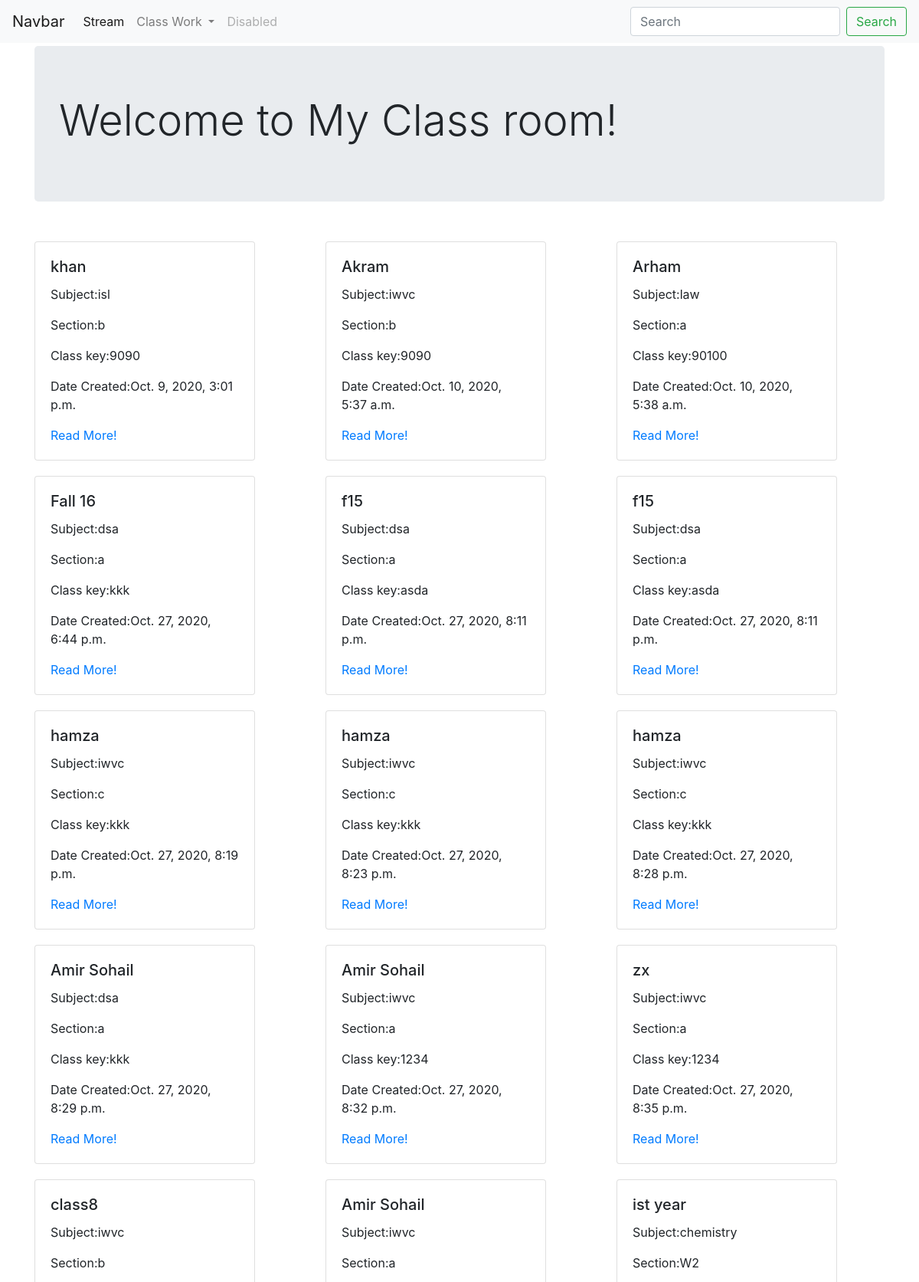
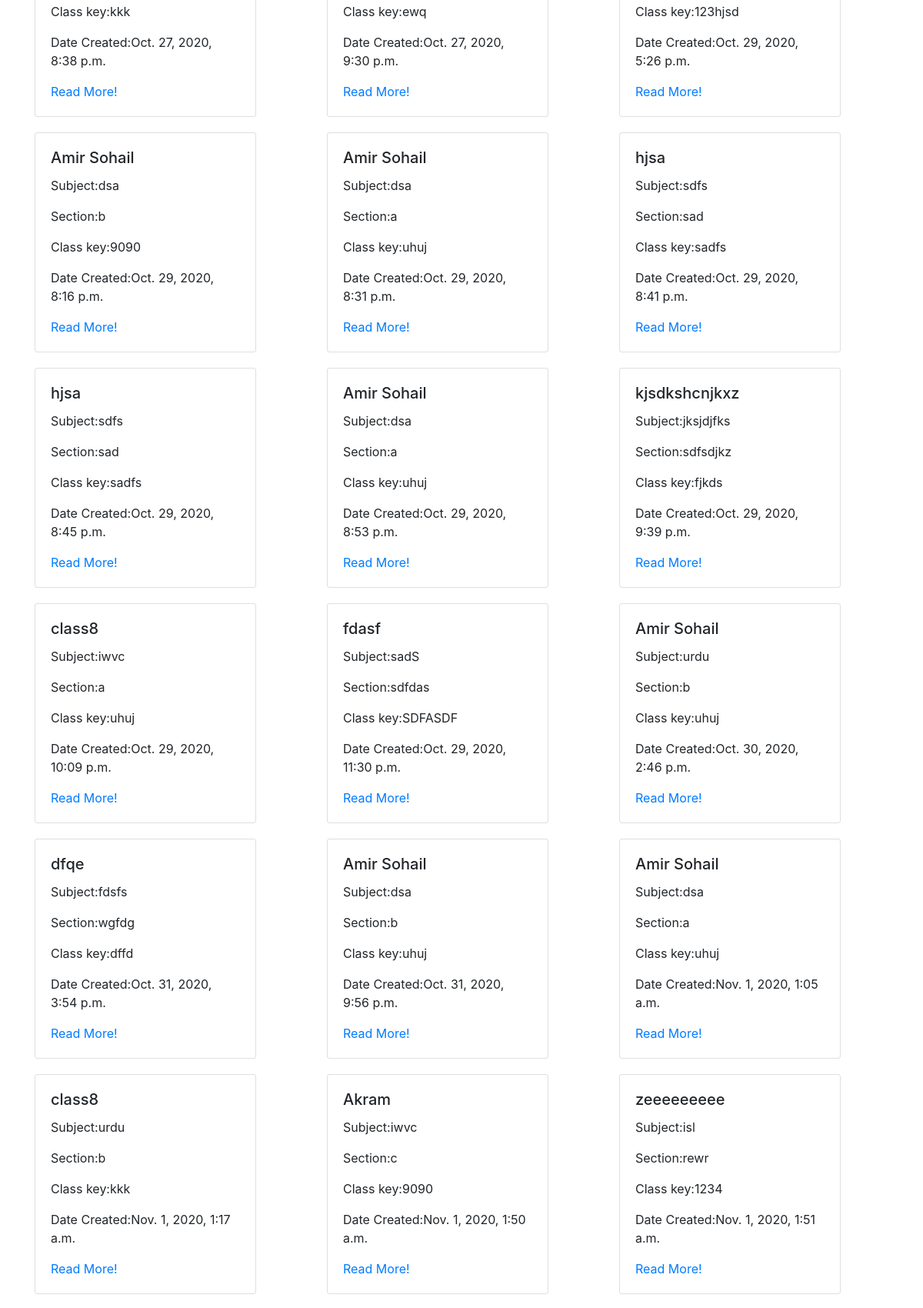
The page /myapp/myclassroom/ (upper part) on the database its author committed (2 pictures, top to bottom).
### myapp/models.py (models this page shows, shortened)
class Classroom(models.Model):
	name=models.CharField(max_length=30,)
	section=models.CharField(max_length=30, null=True)
	subject=models.CharField(max_length=30, null=True)
	class_key=models.CharField(max_length=30, null=True)
	date_created=models.DateTimeField(auto_now_add=True, null=True)

### myapp/views.py (the view)
# urls.py: path('myapp/myclassroom/', views.showclasses,name='showclasses'),
def showclasses(request):
	var1=Classroom.objects.all()
	form=ReviewForm()
	return render(request,"myapp/myclassroom.html",{'var1':var1})

### myapp/templates/myapp/myclassroom.html (shortened to what this page needs)
<!doctype html>
<html lang="en">
  <head>
    <link rel="stylesheet" href="https://stackpath.bootstrapcdn.com/bootstrap/4.1.3/css/bootstrap.min.css">
  </head>
  <body>
   <nav class="navbar navbar-expand-lg navbar-light bg-light">
  <a class="navbar-brand" href="#">Navbar</a>
  <div class="collapse navbar-collapse" id="navbarSupportedContent">
    <ul class="navbar-nav mr-auto">
      <li class="nav-item active">
        <a class="nav-link" href="#">Stream <span class="sr-only">(current)</span></a>
      </li>
      <li class="nav-item dropdown">
        <a class="nav-link dropdown-toggle" href="#" id="navbarDropdown" role="button" data-toggle="dropdown" aria-haspopup="true" aria-expanded="false">
          Class Work
        </a>
      </li>
      <li class="nav-item">
        <a class="nav-link disabled" href="#">Disabled</a>
      </li>
    </ul>
    <form class="form-inline my-2 my-lg-0">
      <input class="form-control mr-sm-2" type="search" placeholder="Search" aria-label="Search">
      <button class="btn btn-outline-success my-2 my-sm-0" type="submit">Search</button>
    </form>
  </div>
</nav>
<div class="container mt-1">
<div class="jumbotron">
  <h1 class="display-4">Welcome to My Class room!</h1>
</div>
</div>
<div class="container">
<div class="row" style="margin-top:20px">
{% for i in var1 %}
<div class="col-md-4" style="margin-top:20px">
<div class="card" style="width: 18rem;">
  <div class="card-body">
    <h5 class="card-title">{{i.name}}</h5>
    <p class="card-text">Subject:{{i.subject}}</p>
    <p class="card-text">Section:{{i.section}}</p>
    <p class="card-text">Class key:{{i.class_key}}</p>
    <p class="card-text">Date Created:{{i.date_created}}</p>
    <a href="{% url 'myapp:detail' i.id %}">Read More!</a>
  </div>
</div>
</div>
{% endfor %}
</div>
</div>
  </body>
</html>

### rows shown on the page
Classroom: name "khan", subject "isl", section "b", class_key "9090", date_created "Oct. 9, 2020, 3:01 p.m."
Classroom: name "Akram", subject "iwvc", section "b", class_key "9090", date_created "Oct. 10, 2020, 5:37 a.m."
Classroom: name "Arham", subject "law", section "a", class_key "90100", date_created "Oct. 10, 2020, 5:38 a.m."
Classroom: name "Fall 16", subject "dsa", section "a", class_key "kkk", date_created "Oct. 27, 2020, 6:44 p.m."
Classroom: name "f15", subject "dsa", section "a", class_key "asda", date_created "Oct. 27, 2020, 8:11 p.m."
Classroom: name "f15", subject "dsa", section "a", class_key "asda", date_created "Oct. 27, 2020, 8:11 p.m."
Classroom: name "hamza", subject "iwvc", section "c", class_key "kkk", date_created "Oct. 27, 2020, 8:19 p.m."
Classroom: name "hamza", subject "iwvc", section "c", class_key "kkk", date_created "Oct. 27, 2020, 8:23 p.m."
Classroom: name "hamza", subject "iwvc", section "c", class_key "kkk", date_created "Oct. 27, 2020, 8:28 p.m."
Classroom: name "Amir Sohail", subject "dsa", section "a", class_key "kkk", date_created "Oct. 27, 2020, 8:29 p.m."
Classroom: name "Amir Sohail", subject "iwvc", section "a", class_key "1234", date_created "Oct. 27, 2020, 8:32 p.m."
Classroom: name "zx", subject "iwvc", section "a", class_key "1234", date_created "Oct. 27, 2020, 8:35 p.m."
Classroom: name "class8", subject "iwvc", section "b", class_key "kkk", date_created "Oct. 27, 2020, 8:38 p.m."
Classroom: name "Amir Sohail", subject "iwvc", section "a", class_key "ewq", date_created "Oct. 27, 2020, 9:30 p.m."
Classroom: name "ist year", subject "chemistry", section "W2", class_key "123hjsd", date_created "Oct. 29, 2020, 5:26 p.m."
Classroom: name "Amir Sohail", subject "dsa", section "b", class_key "9090", date_created "Oct. 29, 2020, 8:16 p.m."
Classroom: name "Amir Sohail", subject "dsa", section "a", class_key "uhuj", date_created "Oct. 29, 2020, 8:31 p.m."
Classroom: name "hjsa", subject "sdfs", section "sad", class_key "sadfs", date_created "Oct. 29, 2020, 8:41 p.m."
Classroom: name "hjsa", subject "sdfs", section "sad", class_key "sadfs", date_created "Oct. 29, 2020, 8:45 p.m."
Classroom: name "Amir Sohail", subject "dsa", section "a", class_key "uhuj", date_created "Oct. 29, 2020, 8:53 p.m."
Classroom: name "kjsdkshcnjkxz", subject "jksjdjfks", section "sdfsdjkz", class_key "fjkds", date_created "Oct. 29, 2020, 9:39 p.m."
Classroom: name "class8", subject "iwvc", section "a", class_key "uhuj", date_created "Oct. 29, 2020, 10:09 p.m."
Classroom: name "fdasf", subject "sadS", section "sdfdas", class_key "SDFASDF", date_created "Oct. 29, 2020, 11:30 p.m."
Classroom: name "Amir Sohail", subject "urdu", section "b", class_key "uhuj", date_created "Oct. 30, 2020, 2:46 p.m."
Classroom: name "dfqe", subject "fdsfs", section "wgfdg", class_key "dffd", date_created "Oct. 31, 2020, 3:54 p.m."
Classroom: name "Amir Sohail", subject "dsa", section "b", class_key "uhuj", date_created "Oct. 31, 2020, 9:56 p.m."
Classroom: name "Amir Sohail", subject "dsa", section "a", class_key "uhuj", date_created "Nov. 1, 2020, 1:05 a.m."
Classroom: name "class8", subject "urdu", section "b", class_key "kkk", date_created "Nov. 1, 2020, 1:17 a.m."
Classroom: name "Akram", subject "iwvc", section "c", class_key "9090", date_created "Nov. 1, 2020, 1:50 a.m."
Classroom: name "zeeeeeeeee", subject "isl", section "rewr", class_key "1234", date_created "Nov. 1, 2020, 1:51 a.m."
